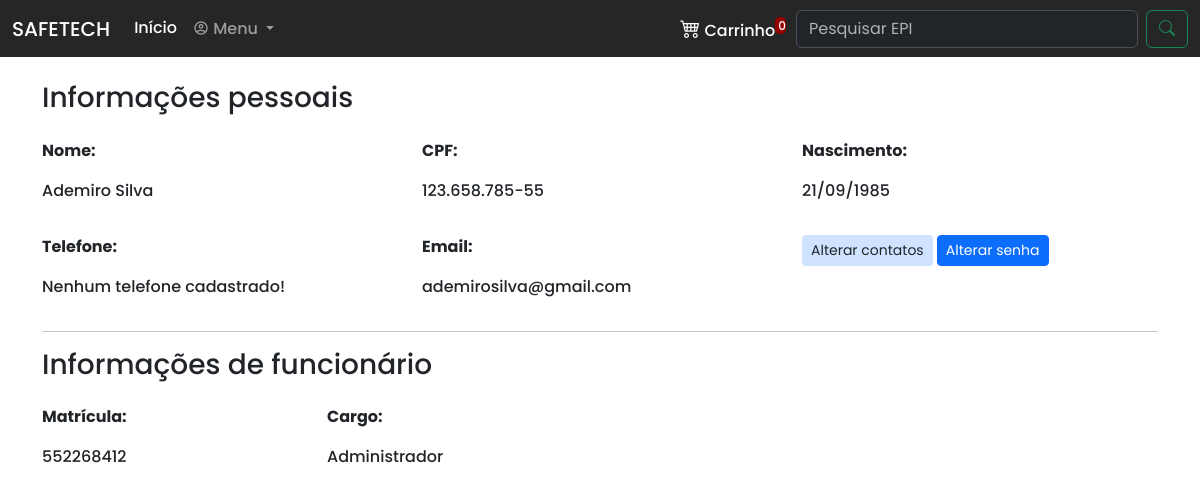
Screenshot of /perfil.php (signed in) with the database file from the repository.
### tables this page shows
CREATE TABLE `usuario` (
  `idusuario` int(10) unsigned NOT NULL AUTO_INCREMENT,
  `nomeUsuario` varchar(75) DEFAULT NULL,
  `sobrenome` varchar(120) DEFAULT NULL,
  `cpf` varchar(15) DEFAULT NULL,
  `nascimento` date DEFAULT NULL,
  `matricula` varchar(30) DEFAULT NULL,
  `cargo` varchar(50) DEFAULT NULL,
  `email` varchar(140) DEFAULT NULL,
  `senha` varchar(245) DEFAULT NULL,
  `cadastro` datetime DEFAULT NULL,
  `alteracao` timestamp NOT NULL DEFAULT current_timestamp() ON UPDATE current_timestamp(),
  `ativo` char(1) DEFAULT 'A',
  PRIMARY KEY (`idusuario`),
  UNIQUE KEY `idusuario` (`idusuario`)
);

### func/funcoes.php (called while the page is built, shortened)
<?php
function listarTabelaLeftJoinExpecifica($campos, $tabela1, $tabela2, $id1, $id2, $campoExpecifico, $valorCampo)
{
    $conn = conectar();
    try {
        $conn->beginTransaction();
        $sqlLista = $conn->prepare("SELECT $campos FROM $tabela1 a LEFT JOIN $tabela2 b ON a.$id1 = b.$id2 WHERE $campoExpecifico = ?");
        $sqlLista->bindValue(1, $valorCampo, PDO::PARAM_STR);
        $sqlLista->execute();
        $conn->commit();
        if ($sqlLista->rowCount() > 0) {
            return $sqlLista->fetchAll(PDO::FETCH_OBJ);
        }
        return $sqlLista;
    } catch (PDOException $e) {
        echo 'Exception -> ';
        return ($e->getMessage());
        $conn->rollback();
    }
}

### perfil.php (the view, shortened to what this page needs)
<?php
include_once('./func/funcoes.php');
?>
<!doctype html>
<html lang="pt-br">
<head>
    <link href="https://cdn.jsdelivr.net/npm/bootstrap@5.3.3/dist/css/bootstrap.min.css" rel="stylesheet"
>
    <link rel="stylesheet" type="text/css"
          href="https://cdnjs.cloudflare.com/ajax/libs/MaterialDesign-Webfont/7.0.96/css/materialdesignicons.min.css">
    <link rel="stylesheet" href="https://cdn.jsdelivr.net/npm/bootstrap-icons@1.11.3/font/bootstrap-icons.min.css">
    <link rel="stylesheet" type="text/css" href="https://cdn.jsdelivr.net/npm/toastify-js/src/toastify.min.css">
    <link rel="stylesheet" href="./css/style.css">
</head>
<body>
<?php include_once('navbar.php') ?>
<div class="container">
    <h3 class="mt-4">Informações pessoais</h3>
    <?php
    $tabelaFuncionario = listarTabelaLeftJoinExpecifica('*', 'usuario', 'telefone', 'idusuario', 'idusuario', 'a.idusuario', "$idFuncionario");
    if ($tabelaFuncionario !== 'Vazio') {
        foreach ($tabelaFuncionario as $item) {
            $nome = $item->nomeUsuario;
            $sobrenome = $item->sobrenome;
            $cpf = $item->cpf;
            $nascimento = $item->nascimento;
            $email = $item->email;
            $telefone = $item->numero;
            $matricula = $item->matricula;
            $cargo = $item->cargo;
            if ($telefone == '') {
                $telefone = 'Nenhum telefone cadastrado!';
            }
            if ($cargo == 'funcionario') {
                $cargo = 'Funcionário';
            } else if ($cargo == 'adm') {
                $cargo = 'Administrador';
            } else if ($cargo == 'rh') {
                $cargo = 'Recursos Humanos';
            }
            $dataNascimento = implode("/", array_reverse(explode("-", $nascimento)));
            ?>
            <div class="row">
                <div class="col-lg-4 col-md-4 col-6 mt-3">
                    <p><b>Nome:</b></p>
                    <p><?php echo $nome . ' ' . $sobrenome ?></p>
                </div>
                <div class="col-lg-4 col-md-4 col-6 mt-3">
                    <p><b>CPF:</b></p>
                    <p><?php echo $cpf ?></p>
                </div>
                <div class="col-lg-4 col-md-6 col-6 mt-3">
                    <p><b>Nascimento:</b></p>
                    <p><?php echo $dataNascimento ?></p>
                </div>
                <div class="col-lg-4 col-md-4 col-6 mt-3">
                    <p><b>Telefone:</b></p>
                    <p><?php echo $telefone ?></p>
                </div>
                <div class="col-lg-4 col-md-6 col-12 mt-3">
                    <p><b>Email:</b></p>
                    <p><?php echo $email ?></p>
                </div>
                <div class="col-lg-4 col-md-6 col-12 mt-3">
                    <button class="btn btn-sm bg-primary-subtle"
                            onclick="abrirModalAlterarDados('mdlAlterarDados','A','btnAlterarDados','editDados','frmAlterarDados')">
                        Alterar contatos
                    </button>
                    <button class="btn btn-sm btn-primary" data-bs-toggle="modal"
                            onclick="abrirModalAlterarSenha('mdlAlterarSenha','A','btnAlterarSenha','editSenha','frmAlterarSenha')">
                        Alterar senha
                    </button>
                </div>
            </div>
            <hr>
            <h3 class="mt-3">Informações de funcionário</h3>
            <div class="row">
                <div class="col-lg-3 col-md-6 col-12 mt-3">
                    <p><b>Matrícula:</b></p>
                    <p><?php echo $matricula ?></p>
                </div>
                <div class="col-lg-3 col-md-6 col-12 mt-3">
                    <p><b>Cargo:</b></p>
                    <p><?php echo $cargo ?></p>
                </div>
            </div>
            <?php
        }
    } else {
        echo 'erro';
    }
    ?>
</div>
</body>
</html>

### css/style.css (style rules this page uses)
body { margin: 0; padding: 0; font-family: "Poppins", sans-serif; font-weight: 500; font-style: normal; }

### rows the page displays
usuario: nomeUsuario "Ademiro", sobrenome "Silva", cpf "123.658.785-55", nascimento "21/09/1985", telefone "Nenhum telefone cadastrado!", email "ademirosilva@gmail.com", matricula "552268412", cargo "Administrador"

### other values shown
$cont "0"
